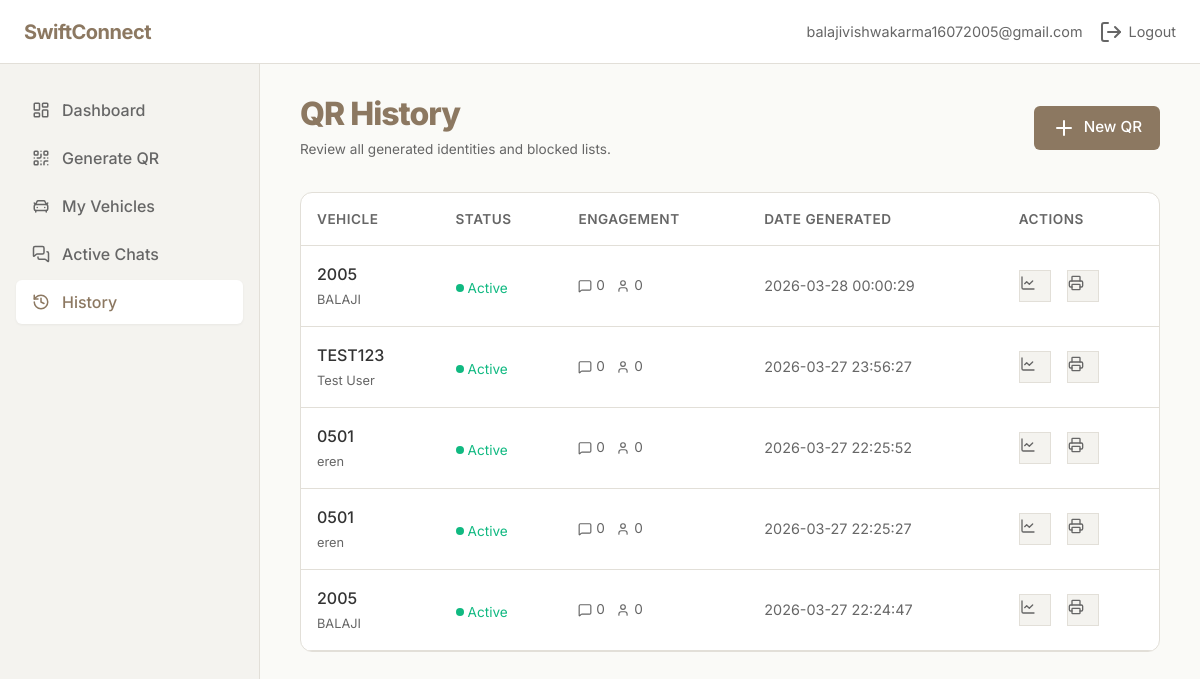
Page /history (signed in) on the earlier database version.
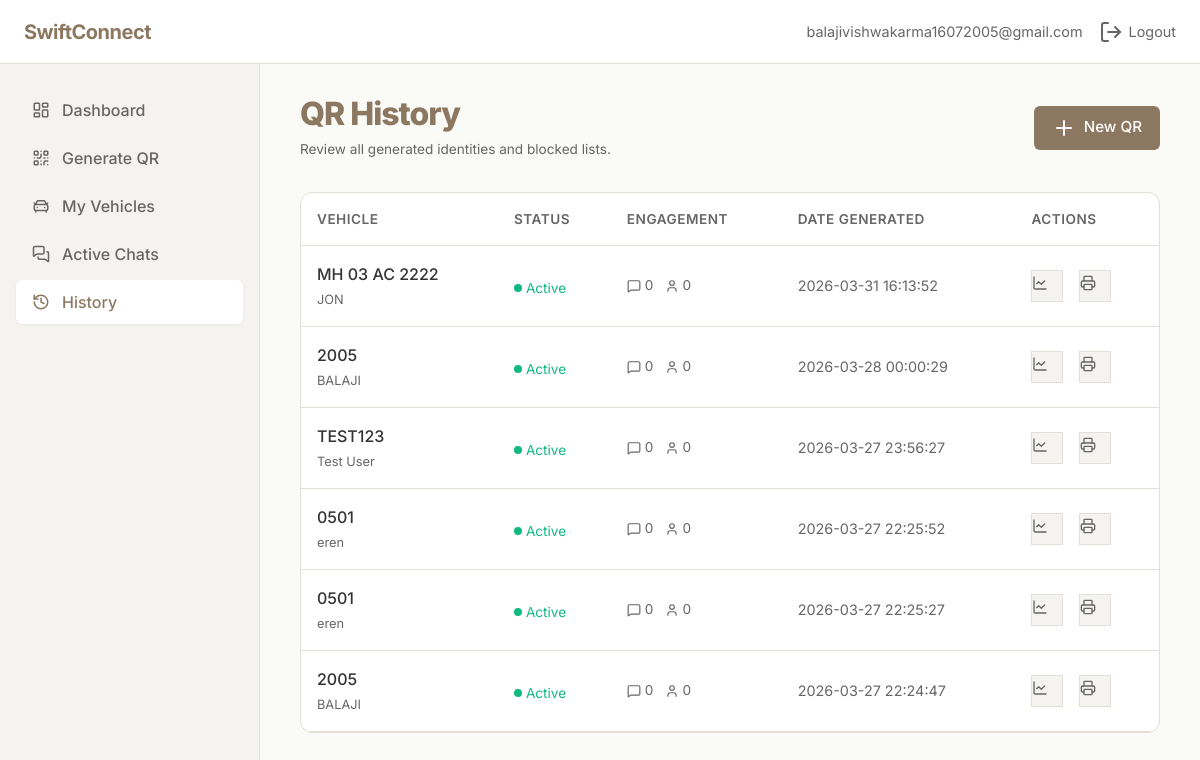
Same page on the later database version.
### tables this page shows
CREATE TABLE qr_data (
            id INTEGER PRIMARY KEY AUTOINCREMENT,
            user_id INTEGER NOT NULL,
            name TEXT NOT NULL,
            vehicle TEXT NOT NULL,
            phone TEXT NOT NULL,
            message TEXT,
            qr_image_path TEXT NOT NULL,
            created_at TEXT NOT NULL DEFAULT CURRENT_TIMESTAMP, chat_token TEXT, is_blocked INTEGER NOT NULL DEFAULT 0, purpose TEXT,
            FOREIGN KEY (user_id) REFERENCES users(id)
        );

### app.py (the view)
@app.route('/history')
def history():
    if 'user_id' not in session:
        flash('Please login to access history page', 'warning')
        return redirect(url_for('login'))
    conn = get_db()
    c = conn.cursor()
    rows = c.execute(
        'SELECT id, name, vehicle, message, qr_image_path, created_at, is_blocked FROM qr_data WHERE user_id = ? ORDER BY created_at DESC',
        (session['user_id'],)
    ).fetchall()
    qrs = []
    for row in rows:
        chat_count = c.execute('SELECT COUNT(*) FROM chat_messages WHERE qr_id = ?', (row['id'],)).fetchone()[0]
        visitor_count = c.execute('SELECT COUNT(*) FROM visitor_sessions WHERE qr_id = ?', (row['id'],)).fetchone()[0]
        qrs.append({
            'id': row['id'],
            'name': row['name'],
            'vehicle': row['vehicle'],
            'message': row['message'],
            'qr_image_path': row['qr_image_path'],
            'created_at': row['created_at'],
            'is_blocked': bool(row['is_blocked']),
            'chat_count': chat_count,
            'visitor_count': visitor_count
        })
    conn.close()
    return render_template('history.html', user_email=session.get('user_email'), active_page='history', qrs=qrs)

### app.py (called while the page is built)
def get_db():
    conn = sqlite3.connect(DATABASE)
    conn.row_factory = sqlite3.Row
    return conn

### templates/history.html (shortened to what this page needs)
{% extends 'base.html' %}
{% block content %}
<div class="mb-8 flex justify-between items-center">
    <div>
        <h1 class="hero-title" style="font-size: 2rem; margin-bottom: 8px;">QR History</h1>
        <p class="chat-subtitle">Review all generated identities and blocked lists.</p>
    </div>
    <a href="{{ url_for('generate') }}" class="btn btn-primary"><i data-lucide="plus"></i> New QR</a>
</div>
<div class="flat-card" style="padding: 0; overflow: hidden;">
    {% if qrs %}
    <div style="overflow-x: auto;">
        <table class="data-table">
            <thead>
                <tr>
                    <th>Vehicle</th>
                    <th>Status</th>
                    <th>Engagement</th>
                    <th>Date Generated</th>
                    <th>Actions</th>
                </tr>
            </thead>
            <tbody>
                {% for qr in qrs %}
                    <tr>
                        <td style="font-weight: 500;">
                            {{ qr.vehicle }}<br>
                            <span style="font-size: 0.8rem; font-weight: normal; color: var(--text-muted)">{{ qr.name }}</span>
                        </td>
                        <td>
                            {% if qr.is_blocked %}
                                <span style="display:inline-flex; align-items:center; gap:4px; font-size: 0.85rem; color: #EF4444;"><span class="status-dot status-inactive"></span> Blocked</span>
                            {% else %}
                                <span style="display:inline-flex; align-items:center; gap:4px; font-size: 0.85rem; color: #10B981;"><span class="status-dot status-active"></span> Active</span>
                            {% endif %}
                        </td>
                        <td>
                            <div style="font-size: 0.85rem; color: var(--text-muted)">
                                <i data-lucide="message-square" style="width: 14px; vertical-align: middle;"></i> {{ qr.chat_count }} &nbsp;
                                <i data-lucide="user" style="width: 14px; vertical-align: middle;"></i> {{ qr.visitor_count }}
                            </div>
                        </td>
                        <td style="font-size: 0.9rem; color: var(--text-muted);">{{ qr.created_at or 'N/A' }}</td>
                        <td>
                            <div class="flex gap-4">
                                <a href="{{ url_for('history_detail', qr_id=qr.id) }}" class="btn-icon-secondary" style="width: 32px; height: 32px; text-decoration: none" title="View Details"><i data-lucide="line-chart" style="width: 16px;"></i></a>
                                <a href="{{ url_for('print_qr', qr_id=qr.id) }}" target="_blank" class="btn-icon-secondary" style="width: 32px; height: 32px; text-decoration: none" title="Print QR"><i data-lucide="printer" style="width: 16px;"></i></a>
                            </div>
                        </td>
                    </tr>
                {% endfor %}
            </tbody>
        </table>
    </div>
    {% endif %}
</div>
{% endblock %}

### templates/base.html (shortened to what this page needs)
<!DOCTYPE html>
<html lang="en">
<head>
    <link rel="stylesheet" href="{{ url_for('static', filename='style.css') }}">
</head>
<body>
    <div class="dashboard-shell">
        <div class="topbar">
            <div class="logo">SwiftConnect</div>
            <div class="user-actions">
                {% if user_email %}
                    <div class="user-chip">{{ user_email }}</div>
                    <a href="{{ url_for('logout') }}" class="btn-logout"><i data-lucide="log-out"></i> Logout</a>
                {% else %}
                    <a href="{{ url_for('login') }}" class="btn-logout"><i data-lucide="log-in"></i> Login</a>
                {% endif %}
            </div>
        </div>
        <div class="dashboard-grid">
            {% if user_email %}
            <aside class="sidebar">
                <nav class="sidebar-menu">
                    <a href="{{ url_for('dashboard') }}" class="menu-item {% if active_page == 'dashboard' %}active{% endif %}">
                        <i data-lucide="layout-dashboard"></i> Dashboard
                    </a>
                    <a href="{{ url_for('generate') }}" class="menu-item {% if active_page == 'generate' %}active{% endif %}">
                        <i data-lucide="qr-code"></i> Generate QR
                    </a>
                    <a href="{{ url_for('vehicles') }}" class="menu-item {% if active_page == 'vehicles' %}active{% endif %}">
                        <i data-lucide="car-front"></i> My Vehicles
                    </a>
                    <a href="{{ url_for('owner_chats') }}" class="menu-item {% if active_page == 'owner_chats' %}active{% endif %}">
                        <i data-lucide="messages-square"></i> Active Chats
                    </a>
                    <a href="{{ url_for('history') }}" class="menu-item {% if active_page == 'history' %}active{% endif %}">
                        <i data-lucide="history"></i> History
                    </a>
                </nav>
            </aside>
            {% endif %}
            <main class="dashboard-main">
                {% block content %}{% endblock %}
            </main>
        </div>
    </div>
</body>
</html>

### static/style.css (style rules this page uses)
:root { --bg-color: #FAFAF7; --surface-color: #FFFFFF; --primary-color: #8C7861; --primary-hover: #75624E; --text-main: #333333; --text-muted: #666666; --border-color: #E2DFD8; --sidebar-bg: #F4F3EF; --shadow-sm: 0 1px 3px rgba(0,0,0,0.05); --shadow-md: 0 4px 12px rgba(0,0,0,0.05); --shadow-lg: 0 12px 24px rgba(0,0,0,0.08); --radius-sm: 6px; --radius-md: 12px; --radius-lg: 20px; --transition: all 0.2s cubic-bezier(0.4, 0, 0.2, 1); }
* { margin: 0; padding: 0; box-sizing: border-box; }
body { font-family: 'Inter', system-ui, -apple-system, sans-serif; background-color: var(--bg-color); color: var(--text-main); line-height: 1.5; -webkit-font-smoothing: antialiased; }
a { color: inherit; text-decoration: none; }
.btn { display: inline-flex; align-items: center; justify-content: center; gap: 8px; padding: 10px 18px; border-radius: var(--radius-sm); font-weight: 500; font-size: 0.95rem; transition: var(--transition); cursor: pointer; border: none; outline: none; }
.btn-primary { background-color: var(--primary-color); color: #FFFFFF; }
.dashboard-shell { display: flex; flex-direction: column; height: 100vh; }
.topbar { height: 64px; background-color: var(--surface-color); border-bottom: 1px solid var(--border-color); display: flex; align-items: center; justify-content: space-between; padding: 0 24px; position: sticky; top: 0; z-index: 10; }
.logo { font-weight: 700; font-size: 1.25rem; color: var(--primary-color); letter-spacing: -0.5px; }
.user-actions { display: flex; align-items: center; gap: 16px; }
.user-chip { font-size: 0.9rem; color: var(--text-muted); }
.btn-logout { display: inline-flex; align-items: center; gap: 6px; color: var(--text-muted); font-size: 0.9rem; background: none; border: none; cursor: pointer; transition: var(--transition); }
.dashboard-grid { display: flex; flex: 1; overflow: hidden; }
.sidebar { width: 260px; background-color: var(--sidebar-bg); border-right: 1px solid var(--border-color); display: flex; flex-direction: column; padding: 24px 16px; }
.menu-item { display: flex; align-items: center; gap: 12px; padding: 10px 16px; color: var(--text-muted); border-radius: var(--radius-sm); font-weight: 500; transition: var(--transition); margin-bottom: 4px; }
.menu-item svg { width: 18px; height: 18px; stroke-width: 2; }
.menu-item:hover, .menu-item.active { background-color: var(--surface-color); color: var(--primary-color); box-shadow: var(--shadow-sm); }
.dashboard-main { flex: 1; overflow-y: auto; padding: 32px 40px; }
.flat-card { background-color: var(--surface-color); border: 1px solid var(--border-color); border-radius: var(--radius-md); padding: 24px; transition: var(--transition); }
.chat-subtitle { font-size: 0.85rem; color: var(--text-muted); }
.btn-icon-secondary { background-color: var(--sidebar-bg); color: var(--text-muted); border: 1px solid var(--border-color); }
.hero-title { font-size: 3.5rem; font-weight: 800; color: var(--primary-color); line-height: 1.1; margin-bottom: 24px; letter-spacing: -1px; }
.status-dot { width: 8px; height: 8px; border-radius: 50%; display: inline-block; }
.status-active { background-color: #10B981; }
.data-table { width: 100%; border-collapse: collapse; }
.data-table th, .data-table td { padding: 16px; text-align: left; border-bottom: 1px solid var(--border-color); }
.data-table th { font-weight: 600; color: var(--text-muted); font-size: 0.85rem; text-transform: uppercase; letter-spacing: 0.5px; }
.mb-8 { margin-bottom: 32px; }
.flex { display: flex; }
.items-center { align-items: center; }
.justify-between { justify-content: space-between; }
.gap-4 { gap: 16px; }

Differences in the rows shown:
added qr_data: vehicle "MH 03 AC 2222", name "JON", shows "Active", chat_count "0", visitor_count "0", created_at "2026-03-31 16:13:52"
